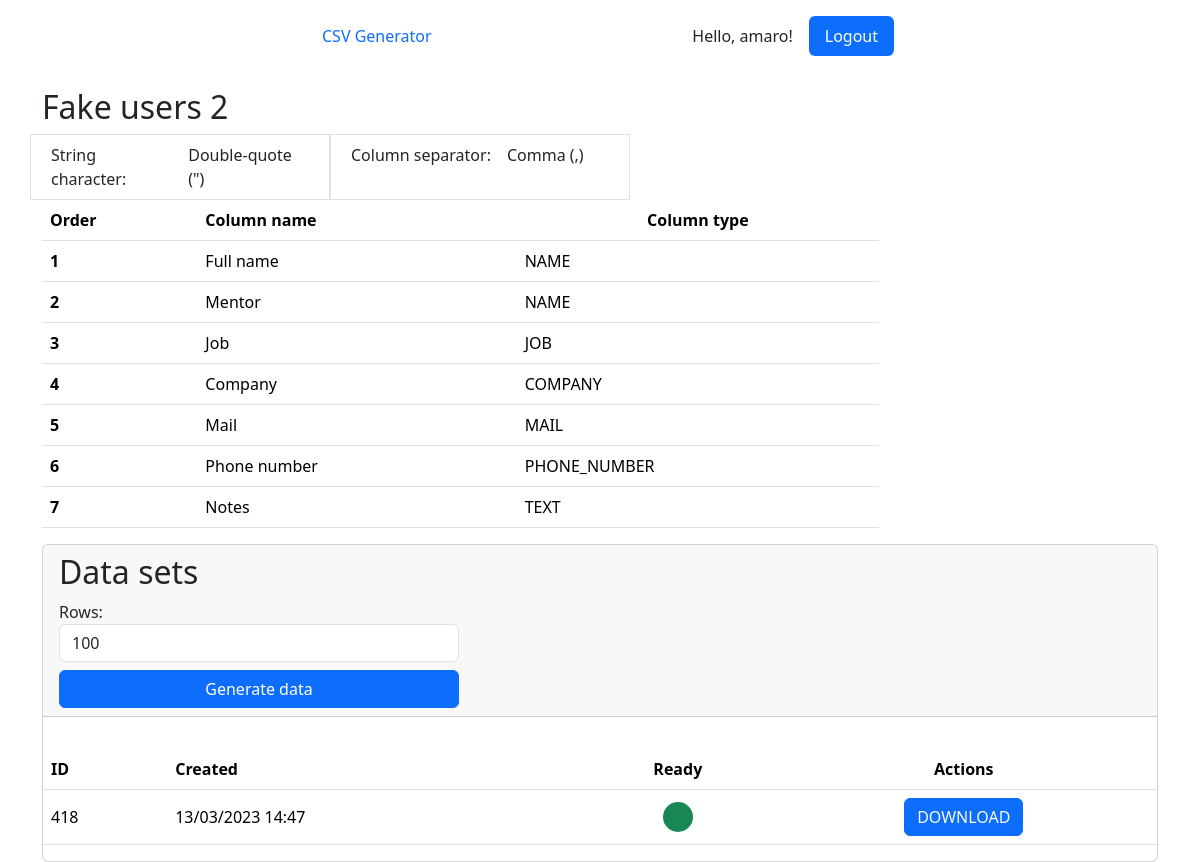
The app's page /schemas/schema/93 (signed in) with its own data.
### apps/scv_generator/models.py (models this page shows, shortened)
class DataSchema(models.Model):
    user = models.ForeignKey(UserModel, on_delete=models.CASCADE)
    created = models.DateTimeField(auto_now_add=True)
    updated = models.DateTimeField(auto_now=True)
    title = models.CharField(max_length=255)

class SchemaFieldsModel(models.Model):
    key_schema = models.ForeignKey("DataSchema", on_delete=models.CASCADE)
    order = models.IntegerField(default=0)
    data_field_name = models.CharField(max_length=255)
    data_type = models.ForeignKey("FieldDataTypesModel", on_delete=models.CASCADE)
    class Meta:
        db_table = "schema_fields"
        constraints = [
            UniqueConstraint(
                fields=["key_schema", "order"],
                name="Integer ordering for each new schema"
            )
        ]

class SchemaFileModel(models.Model):
    data_schema = models.ForeignKey("DataSchema", on_delete=models.CASCADE)
    is_generated = models.BooleanField(default=False)
    created = models.DateTimeField(auto_now_add=True)
    csv_file = models.FileField(upload_to=upload_to, blank=True)
    class Meta:
        db_table = "file_model_schema"

### apps/scv_generator/views.py (the view)
# urls.py: path('/schema/<int:pk>', SchemaDetailView.as_view(), name="schema_details"),
class SchemaDetailView(LoginRequiredMixin, TemplateView):
    model = SchemaFieldsModel
    template_name = 'csv_generator/schema_details.html'
    def get(self, request, *args, **kwargs):
        pk = self.kwargs.get("pk", None)
        schema = get_object_or_404(DataSchema.objects.all(), pk=pk)
        context = {
            'schema': schema,
            'list_fields': SchemaFieldsModel.objects.filter(
                key_schema_id=pk
            ).values(
                "order",
                "data_field_name",
                "data_type__data_type",
            ),
            'list_dialect': {
                'separator': SchemaConfigsModel.objects.get(data_schema_id=pk).get_separator_display(),
                'string_character': SchemaConfigsModel.objects.get(data_schema_id=pk).get_string_character_display()
            },
            'list_files': SchemaFileModel.objects.filter(data_schema_id=pk).order_by("-created")
        }
        return self.render_to_response(context)

### templates/csv_generator/schema_details.html (shortened to what this page needs)
{% extends 'base/base.html' %}
{% load static %}
{% block content %}
    <div class="container">
        <div class="col-9">
            <div class="mt-3">
                <h2>{{ schema.title }}</h2>
                <div class="col">
                    <div class="row d-flex">
                        <div class="d-flex border" style="width: 300px">
                            <div class="px-2 py-2">String character:</div>
                            <div class="px-2 py-2">{{ list_dialect.string_character }}</div>
                        </div>
                        <div class="d-flex border" style="width: 300px">
                            <div class="px-2 py-2">Column separator:</div>
                            <div class="px-2 py-2">{{ list_dialect.separator }}</div>
                        </div>
                    </div>
                </div>
                <table class="table">
                    <thead class="thead-dark">
                    <tr>
                        <th scope="col">Order</th>
                        <th scope="col">Column name</th>
                        <th class="text-center" scope="col">Column type</th>
                    </tr>
                    </thead>
                    <tbody>
                    {% for field in list_fields %}
                        <tr>
                            <th>{{ field.order }}</th>
                            <td>{{ field.data_field_name }}</td>
                            <td class="text-uppercase">{{ field.data_type__data_type }}</td>
                        </tr>
                    {% endfor %}
                    </tbody>
                </table>
            </div>
        </div>
        <div class="card  mt-3">
            <div class="card-header">
                <div class="col-12">
                    <div class="row d-flex justify-content-between">
                        <div class="col-6"><h2>Data sets</h2>
                            <form id="data_generation_form" method="POST">
                                <div class="col-6 d-flex flex-column " id="input_data" style="width: 400px">
                                    <label class="mb-1" for="count_of_rows">
                                        <span>Rows:</span>
                                        <input
                                                name="count_of_rows"
                                                class="form-control mb-1"
                                                id="count_of_rows"
                                                placeholder="100"
                                                value="100"
                                                min="1"
                                                type="number">
                                    </label>
                                    <button type="button" onclick="generate_rows()" class="btn btn-primary"> Generate
                                        data
                                    </button>
                                </div>
                            </form>
                        </div>
                    </div>
                </div>
            </div>
            <div class="card-body">
            </div>
            <table id="main_table" class="table">
                <thead class="thead-dark">
                <tr>
                    <th scope="col">ID</th>
                    <th scope="col">Created</th>
                    <th scope="col" class="text-center">Ready</th>
                    <th class="text-center" scope="col">Actions</th>
                </tr>
                </thead>
                <tbody id="main_table_body">
                {% for file in list_files %}
                    <tr id="data_row_file_id_{{ file.id }}">
                        <td style="vertical-align: middle;">{{ file.id }}</td>
                        <td style="vertical-align: middle;">{{ file.created | date:"d/m/Y H:i" }}</td>
                        <td style="vertical-align: middle;">
                            {% if file.is_generated %}
                                <div class="d-flex w-100 justify-content-center">
                                    <div id="status_id_{{ file.id }}" class="download_sign"
                                         style="height: 30px;width: 30px;background-color: #198754; border-radius: 50%"></div>
                                </div>
                            {% else %}
                                <div class="d-flex w-100 justify-content-center">
                                    <div class="download_sign"
                                         style="height: 30px;width: 30px;background-color: #dc3545; border-radius: 50%"></div>
                                </div>
                            {% endif %}
                        </td>
                        <td>
                            <div class="d-flex w-100 justify-content-center">
                                <div class="btn-group">
                                    {% if file.is_generated %}
                                        <button id="download_button_id_{{ file.id }}" class="btn btn-primary">
                                            <a id="download_href_id_{{ file.id }}" class="text-light link-host" style="text-decoration: none"
                                               href="http://localhost:8000/media/{{ file.csv_file }}">DOWNLOAD</a>
                                        </button>
                                    {% endif %}
                                </div>
                            </div>
                        </td>
                    </tr>
                {% endfor %}
                </tbody>
            </table>
        </div>
    </div>
{% endblock content %}

### templates/base/base.html (shortened to what this page needs)
{% load static %}
<!DOCTYPE html>
<html lang="en">
<head>
    <link rel="stylesheet" href="{% static 'base_static/base.css' %}">
    {% load bootstrap5 %}
    {% bootstrap_css %}
</head>
<body>
<div class="container-fluid d-flex justify-content-center">
    <header class="d-flex col-6 justify-content-center py-3">
        <ul class="nav nav-pills me-auto">
            <li class="nav-item">
                <a href="http://localhost:8000" class="nav-link" aria-current="page">CSV Generator</a>
            </li>
        </ul>
        <ul class="nav nav-pills">
            {% if request.user.is_authenticated %}
                <li class="nav-item mx-3 text-center d-flex align-items-center">
                    <p style="margin: 0;padding: 0">Hello, {{ request.user }}!</p>
                </li>
                <li class="nav-item">
                    <a href="{% url 'logout' %}" class="nav-link active">Logout</a>
                </li>
            {% else %}
                <li class="nav-item">
                    <a href="{% url 'login' %}" class="nav-link active">Login</a>
                </li>
            {% endif %}
        </ul>
    </header>
</div>
{% block content %}
{% endblock content %}
</body>
</html>

### static/base_static/base.css (style rules this page uses)
body { background-color: var(--main-light-background); }
p { margin: 0; padding: 0; }
td { vertical-align: middle; }

### records on screen
DataSchema: title "Fake users 2"
SchemaFieldsModel: order "2", data_field_name "Mentor", data_type__data_type "NAME"
SchemaFieldsModel: order "3", data_field_name "Job", data_type__data_type "JOB"
SchemaFieldsModel: order "4", data_field_name "Company", data_type__data_type "COMPANY"
SchemaFieldsModel: order "5", data_field_name "Mail", data_type__data_type "MAIL"
SchemaFieldsModel: order "6", data_field_name "Phone number", data_type__data_type "PHONE_NUMBER"
SchemaFieldsModel: order "7", data_field_name "Notes", data_type__data_type "TEXT"
SchemaFileModel: id "418", created "13/03/2023 14:47"

### other values on screen
{{ request.user }} "amaro"
{{ list_dialect.string_character }} "Double-quote (\")"
{{ list_dialect.separator }} "Comma (,)"
{{ field.order }} "1"
{{ field.data_field_name }} "Full name"
{{ field.data_type__data_type }} "NAME"
